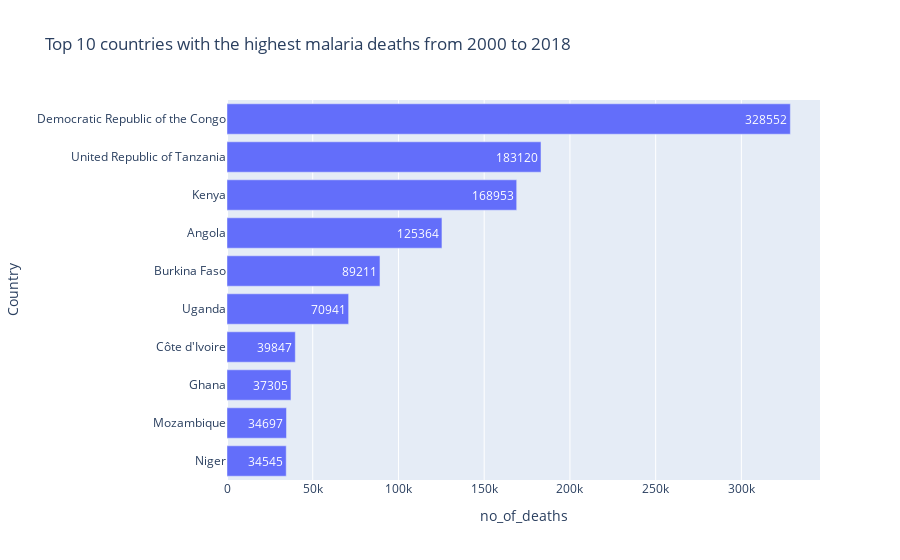

Notebook code for this chart:
### Code cell
fig = px.bar(countries.sort_values('no_of_deaths',ascending = False)[:10][::-1],
            x='no_of_deaths',y='Country',text = 'no_of_deaths',
            title = 'Top 10 countries with the highest malaria deaths from 2000 to 2018')
fig.show()

### Figure 1 — Plotly figure (JSON) as saved in the notebook; plotly's stock layout.template omitted (floating-point values rounded to 4 significant figures)
{"data": [{"alignmentgroup": "True", "hovertemplate": "no_of_deaths=%{text}<br>Country=%{y}<extra></extra>", "legendgroup": "", "marker": {"color": "#636efa", "pattern": {"shape": ""}}, "name": "", "offsetgroup": "", "orientation": "h", "showlegend": false, "text": [34540.0, 34700.0, 37300.0, 39850.0, 70940.0, 89210.0, 125400.0, 169000.0, 183100.0, 328600.0], "textposition": "auto", "type": "bar", "x": [34545, 34697, 37305, 39847, 70941, 89211, 125364, 168953, 183120, 328552], "xaxis": "x", "y": ["Niger", "Mozambique", "Ghana", "Côte d'Ivoire", "Uganda", "Burkina Faso", "Angola", "Kenya", "United Republic of Tanzania", "Democratic Republic of the Congo"], "yaxis": "y"}], "layout": {"barmode": "relative", "legend": {"tracegroupgap": 0}, "title": {"text": "Top 10 countries with the highest malaria deaths from 2000 to 2018"}, "xaxis": {"anchor": "y", "domain": [0.0, 1.0], "title": {"text": "no_of_deaths"}}, "yaxis": {"anchor": "x", "domain": [0.0, 1.0], "title": {"text": "Country"}}}}
